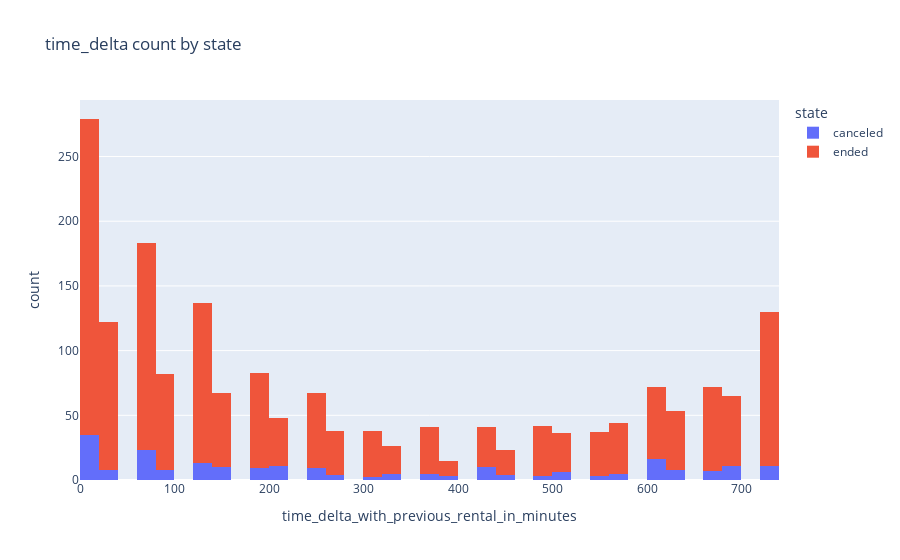

Here is the notebook cell this chart was saved with:
### Code cell
#distirbution of time_delta by state  --> some rentals were cancelled even if the time delta between two consecutives entals is big enough 
fig = px.histogram(df_delay_analysis, x="time_delta_with_previous_rental_in_minutes", color="state",title="time_delta count by state")
fig.show()

### Figure 1 — Plotly figure (JSON) as saved in the notebook; plotly's stock layout.template omitted (floating-point values rounded to 4 significant figures; data arrays with more than 128 entries replaced by an {"elided": "..."} marker saying what was removed)
{"data": [{"alignmentgroup": "True", "bingroup": "x", "hovertemplate": "state=canceled<br>time_delta_with_previous_rental_in_minutes=%{x}<br>count=%{y}<extra></extra>", "legendgroup": "canceled", "marker": {"color": "#636efa", "pattern": {"shape": ""}}, "name": "canceled", "offsetgroup": "canceled", "orientation": "v", "showlegend": true, "type": "histogram", "x": {"elided": "3265 int values"}, "xaxis": "x", "yaxis": "y"}, {"alignmentgroup": "True", "bingroup": "x", "hovertemplate": "state=ended<br>time_delta_with_previous_rental_in_minutes=%{x}<br>count=%{y}<extra></extra>", "legendgroup": "ended", "marker": {"color": "#EF553B", "pattern": {"shape": ""}}, "name": "ended", "offsetgroup": "ended", "orientation": "v", "showlegend": true, "type": "histogram", "x": {"elided": "18045 int values"}, "xaxis": "x", "yaxis": "y"}], "layout": {"autosize": true, "barmode": "relative", "legend": {"title": {"text": "state"}, "tracegroupgap": 0}, "title": {"text": "time_delta count by state"}, "xaxis": {"anchor": "y", "autorange": true, "domain": [0, 1], "range": [-0.5, 739.5], "title": {"text": "time_delta_with_previous_rental_in_minutes"}, "type": "linear"}, "yaxis": {"anchor": "x", "autorange": true, "domain": [0, 1], "range": [0, 293.7], "title": {"text": "count"}}}}
